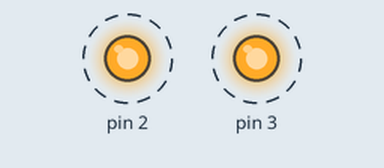
Bench run of a sketch on a simulated Arduino Uno, built with avr-gcc and run on an emulated ATmega328P. On the bench: output pins drawn as LEDs (lit = HIGH). Dashed ring = blinking.

Above: at 0.2 s.
Timing chart, 0 to 3.0 s (numbered marks = the images above):
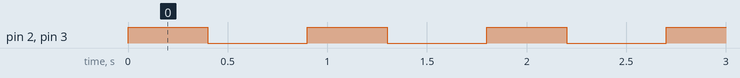

The sketch:

sma_test.ino
```cpp
String go = "";
// the setup function runs once when you press reset or power the board
void setup() {
  // initialize digital pin LED_BUILTIN as an output.
  pinMode(2, OUTPUT);
  pinMode(3, OUTPUT);
  Serial.begin(9600);
}

// the loop function runs over and over again forever
void loop() {
  digitalWrite(2, HIGH);
  digitalWrite(3, HIGH);
  delay(400); // wait
  digitalWrite(2, LOW);
  digitalWrite(3, LOW);
  delay(500); // wait for a minute

}
```

Measured:
- by itself, pin 2, pin 3: alternates HIGH for 0.40 s and LOW for 0.50 s
